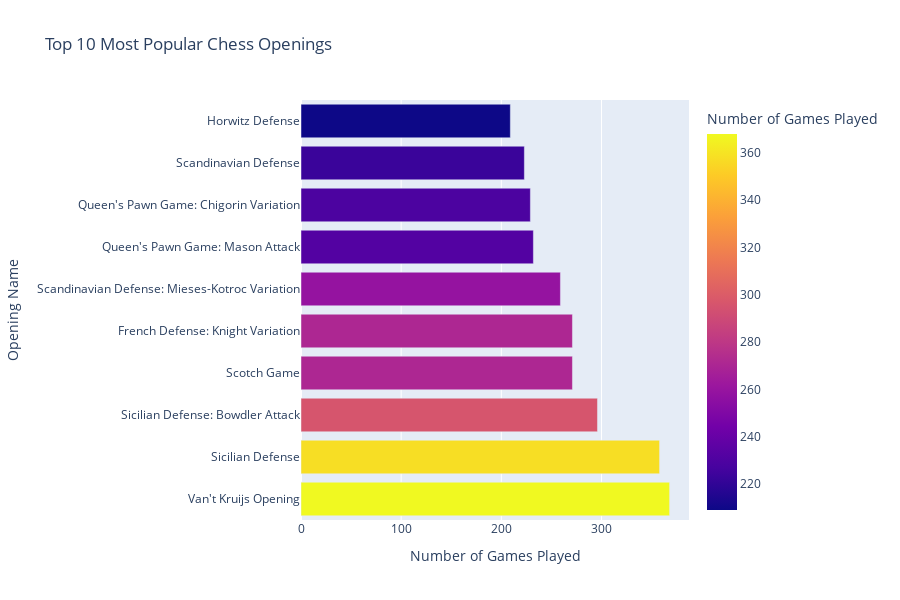

The code cell stored with this chart in its notebook:
### Code cell
fig = px.bar(top_popular, x='times_played', y='opening_name', 
             title='Top 10 Most Popular Chess Openings',
             labels={'times_played': 'Number of Games Played', 'opening_name': 'Opening Name'},
             color='times_played', 
             hover_data=['white_win_rate', 'black_win_rate', 'draw_rate'])
fig.update_layout(height=600, width=900)
fig.show()

### Figure 1 — Plotly figure (JSON) as saved in the notebook; plotly's stock layout.template omitted (floating-point values rounded to 4 significant figures)
{"data": [{"customdata": [[34.24, 61.41, 4.348], [41.62, 54.19, 4.19], [40.2, 55.41, 4.392], [53.51, 42.44, 4.059], [49.82, 44.65, 5.535], [63.32, 34.36, 2.317], [50.0, 44.4, 5.603], [48.91, 47.6, 3.493], [40.36, 55.16, 4.484], [52.63, 44.98, 2.392]], "hovertemplate": "Number of Games Played=%{marker.color}<br>Opening Name=%{y}<br>white_win_rate=%{customdata[0]}<br>black_win_rate=%{customdata[1]}<br>draw_rate=%{customdata[2]}<extra></extra>", "legendgroup": "", "marker": {"color": [368, 358, 296, 271, 271, 259, 232, 229, 223, 209], "coloraxis": "coloraxis", "pattern": {"shape": ""}}, "name": "", "orientation": "h", "showlegend": false, "textposition": "auto", "type": "bar", "x": [368, 358, 296, 271, 271, 259, 232, 229, 223, 209], "xaxis": "x", "y": ["Van't Kruijs Opening", "Sicilian Defense", "Sicilian Defense: Bowdler Attack", "Scotch Game", "French Defense: Knight Variation", "Scandinavian Defense: Mieses-Kotroc Variation", "Queen's Pawn Game: Mason Attack", "Queen's Pawn Game: Chigorin Variation", "Scandinavian Defense", "Horwitz Defense"], "yaxis": "y"}], "layout": {"barmode": "relative", "coloraxis": {"colorbar": {"title": {"text": "Number of Games Played"}}, "colorscale": [[0, "#0d0887"], [0.1111, "#46039f"], [0.2222, "#7201a8"], [0.3333, "#9c179e"], [0.4444, "#bd3786"], [0.5556, "#d8576b"], [0.6667, "#ed7953"], [0.7778, "#fb9f3a"], [0.8889, "#fdca26"], [1, "#f0f921"]]}, "height": 600, "legend": {"tracegroupgap": 0}, "title": {"text": "Top 10 Most Popular Chess Openings"}, "width": 900, "xaxis": {"anchor": "y", "domain": [0, 1], "title": {"text": "Number of Games Played"}}, "yaxis": {"anchor": "x", "domain": [0, 1], "title": {"text": "Opening Name"}}}}
